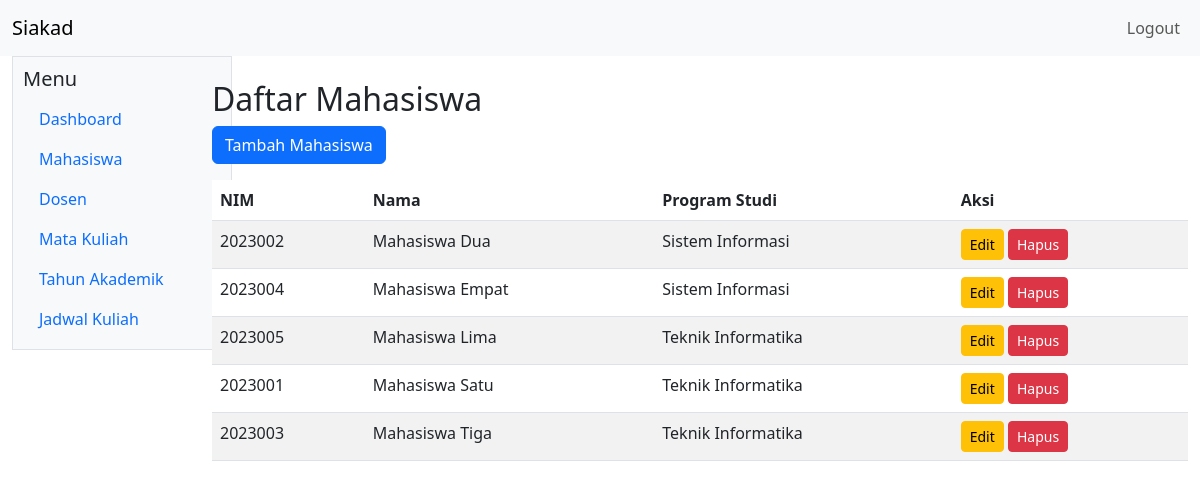
/admin/mahasiswa/index.php (signed in), run on the app's committed database.
### tables this page shows
CREATE TABLE mahasiswa (
    id_mahasiswa INT AUTO_INCREMENT PRIMARY KEY,
    id_user INT NOT NULL UNIQUE,
    nim VARCHAR(20) NOT NULL UNIQUE,
    nama_mahasiswa VARCHAR(100) NOT NULL,
    jenis_kelamin ENUM('L', 'P') NOT NULL,
    tanggal_lahir DATE NULL,
    alamat TEXT NULL,
    email VARCHAR(100) NULL UNIQUE,
    no_telepon VARCHAR(20) NULL,
    program_studi VARCHAR(100) NOT NULL,
    angkatan YEAR NOT NULL,
    CONSTRAINT fk_mahasiswa_users FOREIGN KEY (id_user) REFERENCES users (id_user) ON UPDATE CASCADE ON DELETE CASCADE
);

### config/functions.php (called while the page is built, shortened)
<?php
function e($str) {
    return htmlspecialchars($str, ENT_QUOTES, 'UTF-8');
}
?>

### admin/mahasiswa/index.php (the view, shortened to what this page needs)
<?php
require_once __DIR__ . '/../../includes/header.php';
?>
  <div class="col-2">
    <?php require_once __DIR__ . '/../../includes/sidebar.php'; ?>
  </div>
  <div class="col-10 mt-4">
    <h2>Daftar Mahasiswa</h2>
    <a href="create.php" class="btn btn-primary mb-3">Tambah Mahasiswa</a>
    <table class="table table-striped">
      <thead>
        <tr><th>NIM</th><th>Nama</th><th>Program Studi</th><th>Aksi</th></tr>
      </thead>
      <tbody>
      <?php
      $stmt = $mysqli->prepare('SELECT id_mahasiswa, nim, nama_mahasiswa, program_studi FROM mahasiswa ORDER BY nama_mahasiswa');
      $stmt->execute();
      $res = $stmt->get_result();
      while ($row = $res->fetch_assoc()):
      ?>
        <tr>
          <td><?php echo e($row['nim']); ?></td>
          <td><?php echo e($row['nama_mahasiswa']); ?></td>
          <td><?php echo e($row['program_studi']); ?></td>
          <td>
            <a href="edit.php?id=<?php echo $row['id_mahasiswa']; ?>" class="btn btn-sm btn-warning">Edit</a>
            <form action="delete.php" method="post" style="display:inline-block;" onsubmit="return confirm('Hapus mahasiswa ini?');">
              <button class="btn btn-sm btn-danger">Hapus</button>
            </form>
          </td>
        </tr>
      <?php endwhile; ?>
      </tbody>
    </table>
  </div>
<?php require_once __DIR__ . '/../../includes/footer.php'; ?>

### data on the page
mahasiswa: nim "2023002", nama_mahasiswa "Mahasiswa Dua", program_studi "Sistem Informasi"
mahasiswa: nim "2023004", nama_mahasiswa "Mahasiswa Empat", program_studi "Sistem Informasi"
mahasiswa: nim "2023005", nama_mahasiswa "Mahasiswa Lima", program_studi "Teknik Informatika"
mahasiswa: nim "2023001", nama_mahasiswa "Mahasiswa Satu", program_studi "Teknik Informatika"
mahasiswa: nim "2023003", nama_mahasiswa "Mahasiswa Tiga", program_studi "Teknik Informatika"
